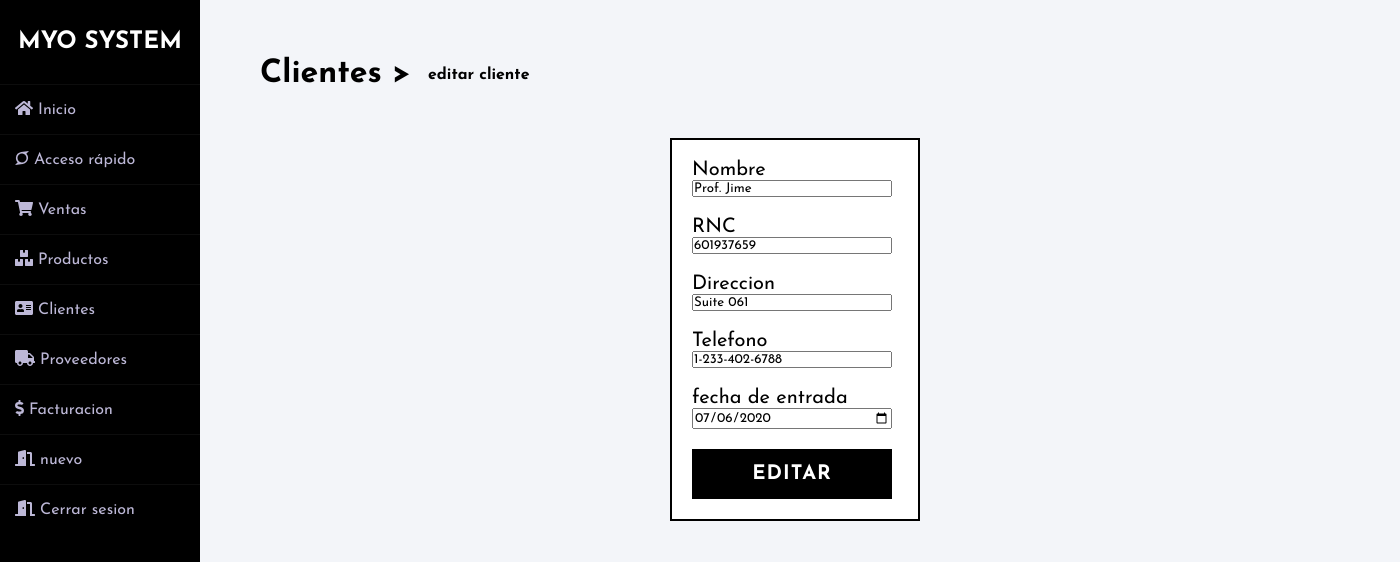
Page /u_cliente.php?id=2 (signed in) on the committed database.
### tables this page shows
CREATE TABLE `cliente` (
  `idcliente` int(11) NOT NULL,
  `nombre` varchar(255) NOT NULL,
  `RNC` int(9) NOT NULL,
  `direccion` varchar(255) NOT NULL,
  `telefono` varchar(255) NOT NULL,
  `fecha_entrada` varchar(255) NOT NULL,
  `activo` char(2) NOT NULL DEFAULT 'si'
);

### back/filluc.php (called while the page is built, shortened)
<?php
include 'conexion.php';
  $idc = $_GET["id"];
  $q = "SELECT nombre,RNC,direccion,telefono,fecha_entrada FROM cliente WHERE idcliente = $idc;";
  $e = mysqli_query($con,$q);
  $contador = mysqli_num_rows($e);
  if ($contador > 0) {
        while ($datos = mysqli_fetch_array($e)) {
            $nombre = $datos['nombre'];
            $RNC = $datos['RNC'];
            $dir = $datos['direccion'];
            $telefono = $datos['telefono'];
            $fecha_e = $datos['fecha_entrada'];
        }
   }
?>

### u_cliente.php (the view, shortened to what this page needs)
<?php
  include 'links/u_clientelinks.php';
  include 'back/filluc.php';
  $idc = $_GET["id"];
?>
<!DOCTYPE html>
<html>
<head>
</head>
<body>
	<div class="wrapper">
    <?php
    include 'links/sidebar.php';
    ?>
    <div class="main_content">
    <h1 class="black down"><a class="black" href="clientes.php">Clientes</a> ></h1>
    <h4 class="downr">editar cliente</h4>
    <div class="downp">
    	<div class="frm_registrar">
			<form method="post" action="back/b_ucliente.php?ic=<?php echo $idc ?>">
				<label>Nombre</label>
                <br>
    			<input name="nombre" type="text" class="iwi" placeholder="Nombre de cliente" value = "<?php echo $nombre?>" required>
                <br><br>
    			<label>RNC</label>
                <br>
    			<input name="RNC"type="text" class="iwi" placeholder="RNC de cliente" value = "<?php echo $RNC?>"  required>
				<br><br>
				<label>Direccion</label>
                <br>
    			<input name="direccion" type="option" class="iwi" placeholder="Direccion de cliente" value = "<?php echo $dir?>"  required>
                <br><br>
                <label>Telefono</label>
                <br>
                <input name="telefono" type="option" class="iwi" placeholder="Telefono de cliente" value = "<?php echo $telefono?>"  required>
                <br><br>
    			<label>fecha de entrada</label>
                <br>
    			<input name="fecha_entrada" placeholdet="" type="date" class="iwi" value = "<?php echo $fecha_e?>"  required>
    			<br><br>
    			<input type="submit" class="iwi btn btn-2" value="Editar">
		  	</form>
        </div>
    	</div>
</body>
</html>

### css/cssgeneral.css (style rules this page uses)
.down { transform: translate(5%, 180%); }
.downr { transform: translate(19%, 220%); }
* { outline:none !important; }
a { text-decoration: none !important;outline: none !important; }
.downp { margin-left: 70px; margin-top: 90px; font-size: 20px; }

### css/botones.css (style rules this page uses)
.btn { border: none; font-size: 20px; color: inherit; background: none; cursor: pointer; padding: 15px 40px; text-transform: uppercase; letter-spacing: 1px; font-weight: 700; outline: none; -webkit-transition: all 0.3s; -moz-transition: all 0.3s; transition: all 0.3s; }
.btn:after { content: ''; position: absolute; z-index: -1; -webkit-transition: all 0.3s; -moz-transition: all 0.3s; transition: all 0.3s; }
.btn:before { speak: none; font-style: normal; font-weight: normal; font-variant: normal; text-transform: none; line-height: 1; position: relative; -webkit-font-smoothing: antialiased; }
.btn-2 { background: black; color: #fff; }
.btn-2:before { position: absolute; height: 100%; left: 0; top: 0; line-height: 3; font-size: 140%; width: 60px; }

### css/form.css (style rules this page uses)
.frm_registrar { padding: 20px; border: 2px solid black; width: 250px; margin-left: 400px; background: white; font-size: 20px; margin-top: 3px; }
.iwi { width: 200px; }

### css/sidebar.css (style rules this page uses)
* { margin: 0; padding: 0; box-sizing: border-box; list-style: none; text-decoration: none; font-family: 'Josefin Sans', sans-serif; }
body { background-color: #f3f5f9; }
.wrapper { display: flex; position: relative; }
.wrapper .main_content { width: 100%; margin-left: 200px; }

### rows in the picture
cliente: nombre "Prof. Jime", RNC "601937659", direccion "Suite 061", telefono "1-233-402-6788", fecha_entrada "07/06/2020"
